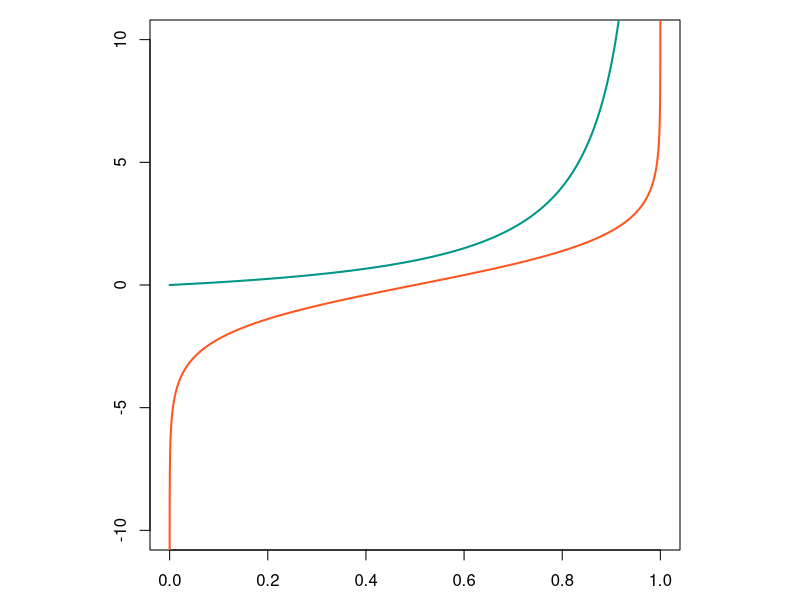

The R source for this figure:

p <- c(
    seq(0, 0.01, length.out = 1001),
    seq(0.011, 0.989, 0.001),
    seq(0.99, 1, length.out = 1001)
)

pdf("logit.pdf")
par(
    mar = c(2.5, 2.5, 1, 1),
    pty = "s"
)

plot(NA, type = "n", xlim = c(0, 1), ylim = c(-10, 10), xlab = "", ylab = "")
lines(p, p / (1-p), lwd = 2, col = "#009688")
lines(p, log(p / (1-p)), lwd = 2, col = "#FF5722")

dev.off()

